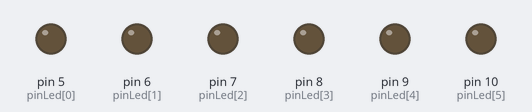
The sketch below on a simulated Arduino Uno, built with avr-gcc and run on an emulated ATmega328P. On the bench: output pins drawn as LEDs (lit = HIGH).

Above: at 0.2 s.
At 0.45 s:
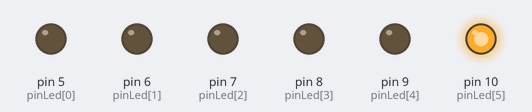
At 0.65 s:
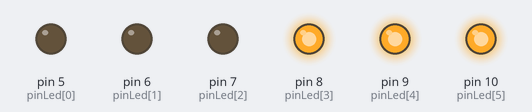
At 0.95 s:
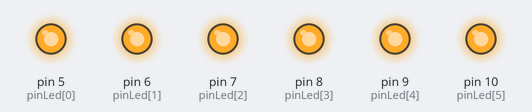
At 1.55 s:
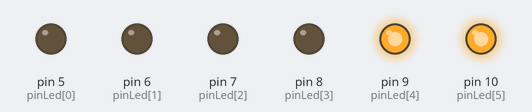
At 2.85 s:
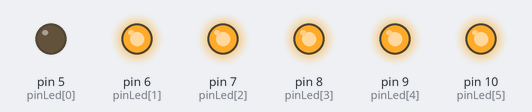
Timing chart, 0 to 3.1 s (numbered marks = the images above):
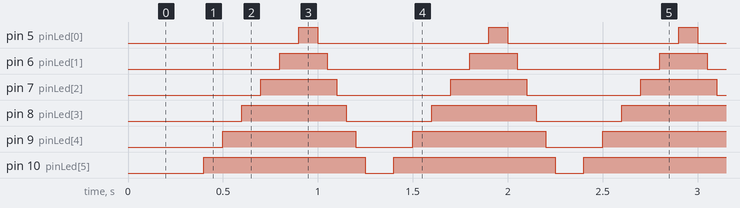

Measured:
- by itself, pin 5 (pinLed[0]): alternates HIGH for 0.10 s and LOW for 0.90 s
- by itself, pin 6 (pinLed[1]): alternates HIGH for 0.25 s and LOW for 0.75 s
- by itself, pin 7 (pinLed[2]): alternates HIGH for 0.40 s and LOW for 0.60 s
- by itself, pin 8 (pinLed[3]): alternates HIGH for 0.55 s and LOW for 0.45 s
- by itself, pin 9 (pinLed[4]): alternates HIGH for 0.70 s and LOW for 0.30 s
- by itself, pin 10 (pinLed[5]): alternates HIGH for 0.85 s and LOW for 0.15 s

The sketch:

part_1.ino
```cpp
int pinLed[]= {5,6,7,8,9,10};
/*
  pinLed[0] = 1
  pinLed[1] = 2
  ...etc...
*/
void setup() {

  //sets all LEDs to output using an array and for loop
  for(int i = 0; i < 6; i++){
    pinMode(pinLed[i], OUTPUT);
  }

}

void loop() {
 //all LEDs off
 for (int i = 0; i < 6; i++){
    digitalWrite(pinLed[i], LOW);
    delay(50);
  }

  //LEDs on
  for (int i = 6; i >= 0; i--){
    digitalWrite(pinLed[i], HIGH);
    delay(100);
  }

}
```
